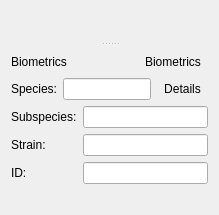
<?xml version="1.0" encoding="UTF-8"?>
<ui version="4.0">
 <class>OrganismWidget</class>
 <widget class="QWidget" name="OrganismWidget">
  <property name="geometry">
   <rect>
    <x>0</x>
    <y>0</y>
    <width>219</width>
    <height>215</height>
   </rect>
  </property>
  <property name="windowTitle">
   <string>Form</string>
  </property>
  <layout class="QGridLayout" name="gridLayout">
   <item row="0" column="0">
    <widget class="QSplitter" name="splitter">
     <property name="orientation">
      <enum>Qt::Orientation::Vertical</enum>
     </property>
     <property name="handleWidth">
      <number>3</number>
     </property>
     <widget class="DataExchangeWidget" name="dataExchangeWidget" native="true"/>
     <widget class="QWidget" name="">
      <layout class="QVBoxLayout" name="verticalLayout">
       <item>
        <widget class="NameDescriptionWidget" name="nameDescriptionWidget" native="true">
         <property name="sizePolicy">
          <sizepolicy hsizetype="Preferred" vsizetype="Minimum">
           <horstretch>0</horstretch>
           <verstretch>0</verstretch>
          </sizepolicy>
         </property>
        </widget>
       </item>
       <item>
        <layout class="QHBoxLayout" name="horizontalLayout_2">
         <item>
          <widget class="QLabel" name="label_5">
           <property name="text">
            <string>Biometrics</string>
           </property>
          </widget>
         </item>
         <item>
          <widget class="QToolButton" name="editBiometricsToolButton">
           <property name="toolTip">
            <string>Edit Biometrics</string>
           </property>
           <property name="statusTip">
            <string>Edit Biometrics</string>
           </property>
           <property name="whatsThis">
            <string>Edit Biometrics</string>
           </property>
           <property name="text">
            <string>Biometrics</string>
           </property>
           <property name="icon">
            <iconset theme="document-properties"/>
           </property>
           <property name="checkable">
            <bool>true</bool>
           </property>
           <property name="autoRaise">
            <bool>true</bool>
           </property>
          </widget>
         </item>
        </layout>
       </item>
       <item>
        <layout class="QHBoxLayout" name="horizontalLayout">
         <item>
          <widget class="QLabel" name="label">
           <property name="text">
            <string>Species:</string>
           </property>
           <property name="buddy">
            <cstring>taxonSpeciesLineEdit</cstring>
           </property>
          </widget>
         </item>
         <item>
          <widget class="LineEdit" name="taxonSpeciesLineEdit"/>
         </item>
         <item>
          <widget class="QToolButton" name="taxonDetailsToolButton">
           <property name="text">
            <string>Details</string>
           </property>
           <property name="icon">
            <iconset theme="view-list-tree"/>
           </property>
           <property name="autoRaise">
            <bool>true</bool>
           </property>
          </widget>
         </item>
        </layout>
       </item>
       <item>
        <layout class="QFormLayout" name="formLayout">
         <item row="1" column="0">
          <widget class="QLabel" name="label_2">
           <property name="text">
            <string>Subspecies:</string>
           </property>
           <property name="buddy">
            <cstring>subSpeciesLineEdit</cstring>
           </property>
          </widget>
         </item>
         <item row="1" column="1">
          <widget class="LineEdit" name="subSpeciesLineEdit"/>
         </item>
         <item row="2" column="0">
          <widget class="QLabel" name="label_3">
           <property name="text">
            <string>Strain:</string>
           </property>
           <property name="buddy">
            <cstring>strainLineEdit</cstring>
           </property>
          </widget>
         </item>
         <item row="2" column="1">
          <widget class="LineEdit" name="strainLineEdit"/>
         </item>
         <item row="3" column="0">
          <widget class="QLabel" name="label_4">
           <property name="toolTip">
            <string>Facility ID</string>
           </property>
           <property name="statusTip">
            <string>Facility ID</string>
           </property>
           <property name="whatsThis">
            <string>Facility ID</string>
           </property>
           <property name="text">
            <string>ID:</string>
           </property>
           <property name="buddy">
            <cstring>facilityIDLineEdit</cstring>
           </property>
          </widget>
         </item>
         <item row="3" column="1">
          <widget class="LineEdit" name="facilityIDLineEdit">
           <property name="toolTip">
            <string>Facility ID</string>
           </property>
           <property name="statusTip">
            <string>Facility ID</string>
           </property>
           <property name="whatsThis">
            <string>Facility ID</string>
           </property>
          </widget>
         </item>
        </layout>
       </item>
       <item>
        <spacer name="verticalSpacer">
         <property name="orientation">
          <enum>Qt::Orientation::Vertical</enum>
         </property>
         <property name="sizeHint" stdset="0">
          <size>
           <width>15</width>
           <height>13</height>
          </size>
         </property>
        </spacer>
       </item>
      </layout>
     </widget>
    </widget>
   </item>
  </layout>
 </widget>
 <customwidgets>
  <customwidget>
   <class>LineEdit</class>
   <extends>QLineEdit</extends>
   <header location="global">gui.widgets.small_widgets</header>
  </customwidget>
  <customwidget>
   <class>DataExchangeWidget</class>
   <extends>QWidget</extends>
   <header location="global">gui.widgets.dataclasswidgets.dataexchangewidget</header>
   <container>1</container>
  </customwidget>
  <customwidget>
   <class>NameDescriptionWidget</class>
   <extends>QWidget</extends>
   <header location="global">gui.widgets.dataclasswidgets.namedescriptionwidget</header>
   <container>1</container>
  </customwidget>
 </customwidgets>
 <resources/>
 <connections/>
</ui>
